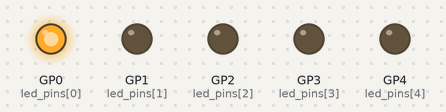
The program below on a simulated Raspberry Pi Pico running MicroPython. Shown: output pins drawn as LEDs (lit = HIGH).

Above: at 0.05 s.
At 0.75 s:
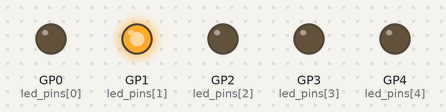
At 1.45 s:
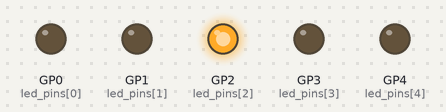
At 2.15 s:
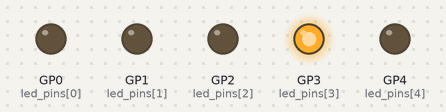
At 2.85 s:
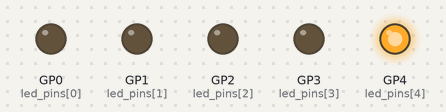
Timing chart, 0 to 3.1 s (numbered marks = the images above):
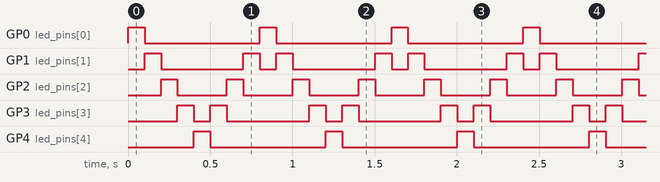

Measured:
- by itself, GP0 (led_pins[0]), GP4 (led_pins[4]): alternates HIGH for 0.10 s and LOW for 0.70 s
- by itself, GP1 (led_pins[1]): repeats every 0.80 s: LOW 0.50 s, HIGH 0.10 s, LOW 0.10 s, HIGH 0.10 s
- by itself, GP2 (led_pins[2]): alternates HIGH for 0.10 s and LOW for 0.30 s
- by itself, GP3 (led_pins[3]): repeats every 0.80 s: LOW 0.10 s, HIGH 0.10 s, LOW 0.50 s, HIGH 0.10 s

The program:

walk.py
```python
from machine import Pin
import time

led_pins = [
    Pin(0, Pin.OUT),
    Pin(1, Pin.OUT),
    Pin(2, Pin.OUT),
    Pin(3, Pin.OUT),
    Pin(4, Pin.OUT)
]

def clear_leds():
    for led in led_pins:
        led.off()

def kitt_pattern(delay_time):

    for i in range(len(led_pins)):
        clear_leds()
        led_pins[i].on()
        time.sleep(delay_time)


    for i in range(len(led_pins)-2, 0, -1):
        clear_leds()
        led_pins[i].on()
        time.sleep(delay_time)

delay = 0.1
while True:
    kitt_pattern(delay)
```
